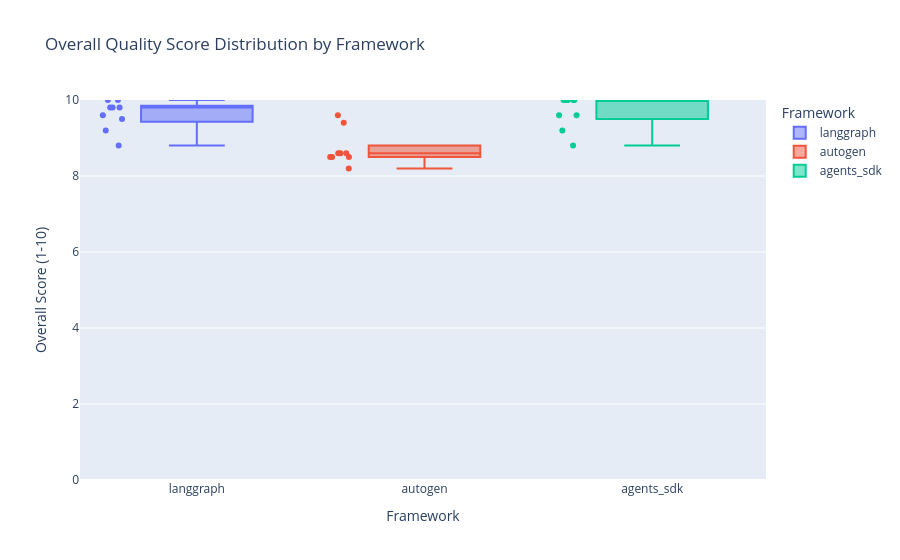

Notebook code for this chart:
### Markdown cell above
## Score Distribution (Box Plots)

### Code cell
if df is not None:
    # Box plots: score distribution per framework
    fig = px.box(
        df,
        x="framework",
        y="overall",
        color="framework",
        title="Overall Quality Score Distribution by Framework",
        labels={"overall": "Overall Score (1-10)", "framework": "Framework"},
        points="all",
    )
    fig.update_layout(yaxis_range=[0, 10])
    fig.show()

### Figure 1 — Plotly figure (JSON) as saved in the notebook; plotly's stock layout.template omitted (floating-point values rounded to 4 significant figures)
{"data": [{"alignmentgroup": "True", "boxpoints": "all", "hovertemplate": "Framework=%{x}<br>Overall Score (1-10)=%{y}<extra></extra>", "legendgroup": "langgraph", "marker": {"color": "#636efa"}, "name": "langgraph", "notched": false, "offsetgroup": "langgraph", "orientation": "v", "showlegend": true, "type": "box", "x": ["langgraph", "langgraph", "langgraph", "langgraph", "langgraph", "langgraph", "langgraph", "langgraph", "langgraph"], "x0": " ", "xaxis": "x", "y": [9.2, 9.8, 8.8, 9.6, 9.8, 9.8, 10.0, 10.0, 9.5], "y0": " ", "yaxis": "y"}, {"alignmentgroup": "True", "boxpoints": "all", "hovertemplate": "Framework=%{x}<br>Overall Score (1-10)=%{y}<extra></extra>", "legendgroup": "autogen", "marker": {"color": "#EF553B"}, "name": "autogen", "notched": false, "offsetgroup": "autogen", "orientation": "v", "showlegend": true, "type": "box", "x": ["autogen", "autogen", "autogen", "autogen", "autogen", "autogen", "autogen", "autogen", "autogen"], "x0": " ", "xaxis": "x", "y": [8.6, 8.6, 9.6, 8.2, 8.5, 8.5, 8.5, 9.4, 8.6], "y0": " ", "yaxis": "y"}, {"alignmentgroup": "True", "boxpoints": "all", "hovertemplate": "Framework=%{x}<br>Overall Score (1-10)=%{y}<extra></extra>", "legendgroup": "agents_sdk", "marker": {"color": "#00cc96"}, "name": "agents_sdk", "notched": false, "offsetgroup": "agents_sdk", "orientation": "v", "showlegend": true, "type": "box", "x": ["agents_sdk", "agents_sdk", "agents_sdk", "agents_sdk", "agents_sdk", "agents_sdk", "agents_sdk", "agents_sdk", "agents_sdk"], "x0": " ", "xaxis": "x", "y": [8.8, 9.6, 9.2, 10.0, 10.0, 10.0, 10.0, 10.0, 9.6], "y0": " ", "yaxis": "y"}], "layout": {"boxmode": "overlay", "legend": {"title": {"text": "Framework"}, "tracegroupgap": 0}, "title": {"text": "Overall Quality Score Distribution by Framework"}, "xaxis": {"anchor": "y", "categoryarray": ["langgraph", "autogen", "agents_sdk"], "categoryorder": "array", "domain": [0, 1], "title": {"text": "Framework"}}, "yaxis": {"anchor": "x", "domain": [0, 1], "range": [0, 10], "title": {"text": "Overall Score (1-10)"}}}}
